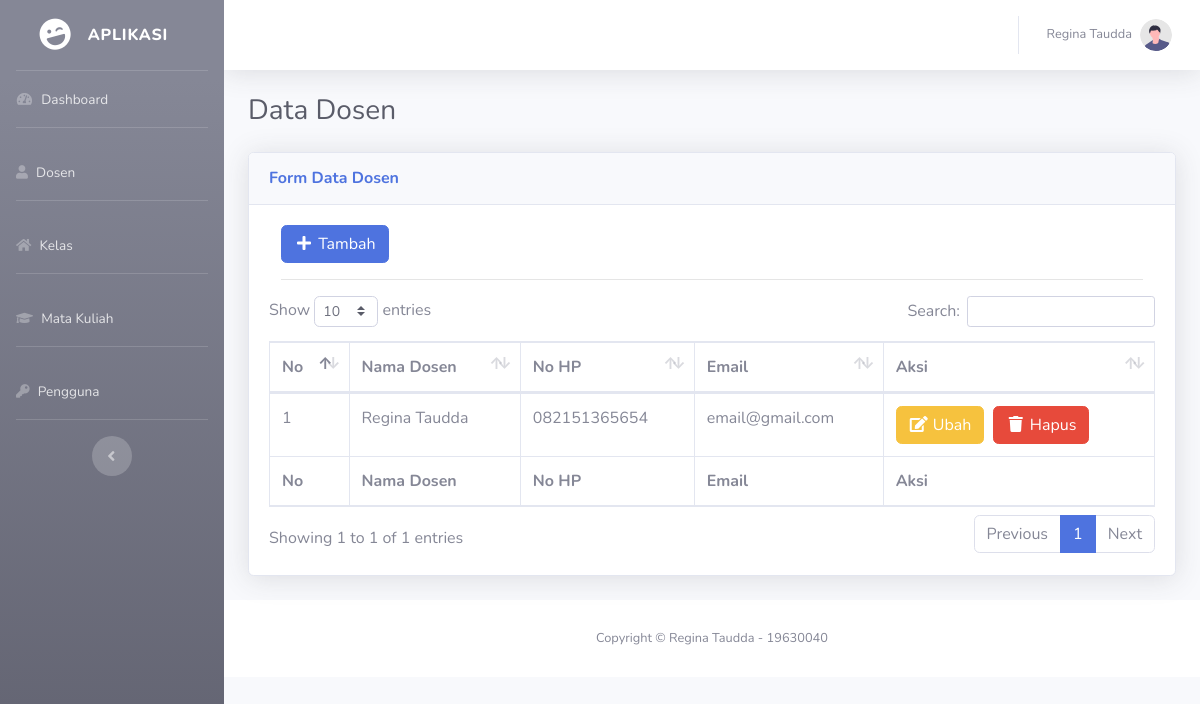
The app's page /dosen.php (signed in) with its own data.
### tables this page shows
CREATE TABLE IF NOT EXISTS `pengguna` (
`id_pengguna` int(11) NOT NULL,
  `nama_pengguna` varchar(100) NOT NULL,
  `user` varchar(100) NOT NULL,
  `pass` varchar(100) NOT NULL
);

CREATE TABLE IF NOT EXISTS `dosen` (
`id_dosen` int(11) NOT NULL,
  `nama_dosen` varchar(100) NOT NULL,
  `nohp` varchar(20) NOT NULL,
  `email` varchar(100) NOT NULL
);

CREATE TABLE IF NOT EXISTS `profil` (
`id` int(11) NOT NULL,
  `nama_aplikasi` varchar(100) NOT NULL,
  `nama_profil` varchar(100) NOT NULL,
  `nomor_profil` varchar(100) NOT NULL
);

### config/profil.php (called while the page is built, shortened)
<?php
$query_profil = mysqli_query($link, "select * from profil");
$data_profil = mysqli_fetch_array($query_profil);
$nama_profil = $data_profil['nama_profil'];
$nomor_profil = $data_profil['nomor_profil'];

### pages/center-dosen.php (the view, shortened to what this page needs)
<div class="container-fluid">
    <h1 class="h3 mb-4 text-gray-800"><?= $judul; ?></h1>
    <div class="card shadow mb-4">
        <div class="card-header py-3">
            <h6 class="m-0 font-weight-bold text-primary"><?= $judul_form; ?></h6>
        </div>
        <div class="card-body">
            <div class="col-12">
                <button type="button" class="btn btn-primary" title="Tambah" data-toggle="modal" data-target="#tambah"><i class="fa fa-fw fa-plus"></i> Tambah</button>
                <hr />
            </div>
            <div class=" table-responsive">
                <table class="table table-bordered" id="dataTable" width="100%" cellspacing="0">
                    <thead>
                        <tr>
                            <th>No</th>
                            <th>Nama Dosen</th>
                            <th>No HP</th>
                            <th>Email</th>
                            <th>Aksi</th>
                        </tr>
                    </thead>
                    <tfoot>
                        <tr>
                            <th>No</th>
                            <th>Nama Dosen</th>
                            <th>No HP</th>
                            <th>Email</th>
                            <th>Aksi</th>
                        </tr>
                    </tfoot>
                    <tbody>
                        <?php
                        $no = 1;
                        $query_dosen = mysqli_query($link, "select * from dosen order by id_dosen asc");
                        if (mysqli_num_rows($query_dosen) > 0) {
                            while ($data_dosen = mysqli_fetch_array($query_dosen)) {
                                $id_dosen = $data_dosen['id_dosen'];
                                $nama_dosen = $data_dosen['nama_dosen'];
                                $nohp = $data_dosen['nohp'];
                                $email = $data_dosen['email'];
                        ?>
                                <tr>
                                    <td><?= $no; ?></td>
                                    <td><?= $nama_dosen; ?></td>
                                    <td><?= $nohp; ?></td>
                                    <td><?= $email; ?></td>
                                    <td><a href="#" title="Ubah" data-toggle="modal" data-target="#ubah<?php echo $id_dosen; ?>"><button type="button" class="btn btn-warning "><i class="fa fa-fw fa-edit"></i> Ubah</button></a>&nbsp;&nbsp;<a href="proses/proses-dosen.php?s=<?php echo $id_dosen; ?>" title="Hapus" onclick="return confirm('Apakah anda yakin ingin menghapus data <?php echo $nama_dosen; ?>?')"><button type="button" class="btn btn-danger "><i class="fa fa-fw fa-trash"></i> Hapus </button></a></td>
                                </tr>
                        <?php $no++;
                            }
                        }
                        ?>
                    </tbody>
                </table>
            </div>
        </div>
    </div>
</div>

### templates/topnavbar.php (shortened to what this page needs)
<nav class="navbar navbar-expand navbar-light bg-white topbar mb-4 static-top shadow">
    <ul class="navbar-nav ml-auto">
        <li class="nav-item dropdown no-arrow">
            <a class="nav-link dropdown-toggle" href="#" id="userDropdown" role="button" data-toggle="dropdown" aria-haspopup="true" aria-expanded="false">
                <span class="mr-2 d-none d-lg-inline text-gray-600 small"><?= $nama_penggunalogin; ?></span>
                <img class="img-profile rounded-circle" src="assets/img/undraw_profile.svg">
            </a>
        </li>
    </ul>
</nav>

### templates/footer.php (shortened to what this page needs)
<footer class="sticky-footer bg-white">
    <div class="container my-auto">
        <div class="copyright text-center my-auto">
            <span>Copyright &copy; <?= $nama_profil . ' - ' . $nomor_profil; ?></span>
        </div>
    </div>
</footer>
</div>
</div>
</body>
</html>

### records on screen
pengguna: nama_pengguna "Regina Taudda"
dosen: nama_dosen "Regina Taudda", nohp "082151365654", email "email@gmail.com"
profil: nama_profil "Regina Taudda", nomor_profil "19630040"

### other values on screen
$judul "Data Dosen"
$judul_form "Form Data Dosen"
